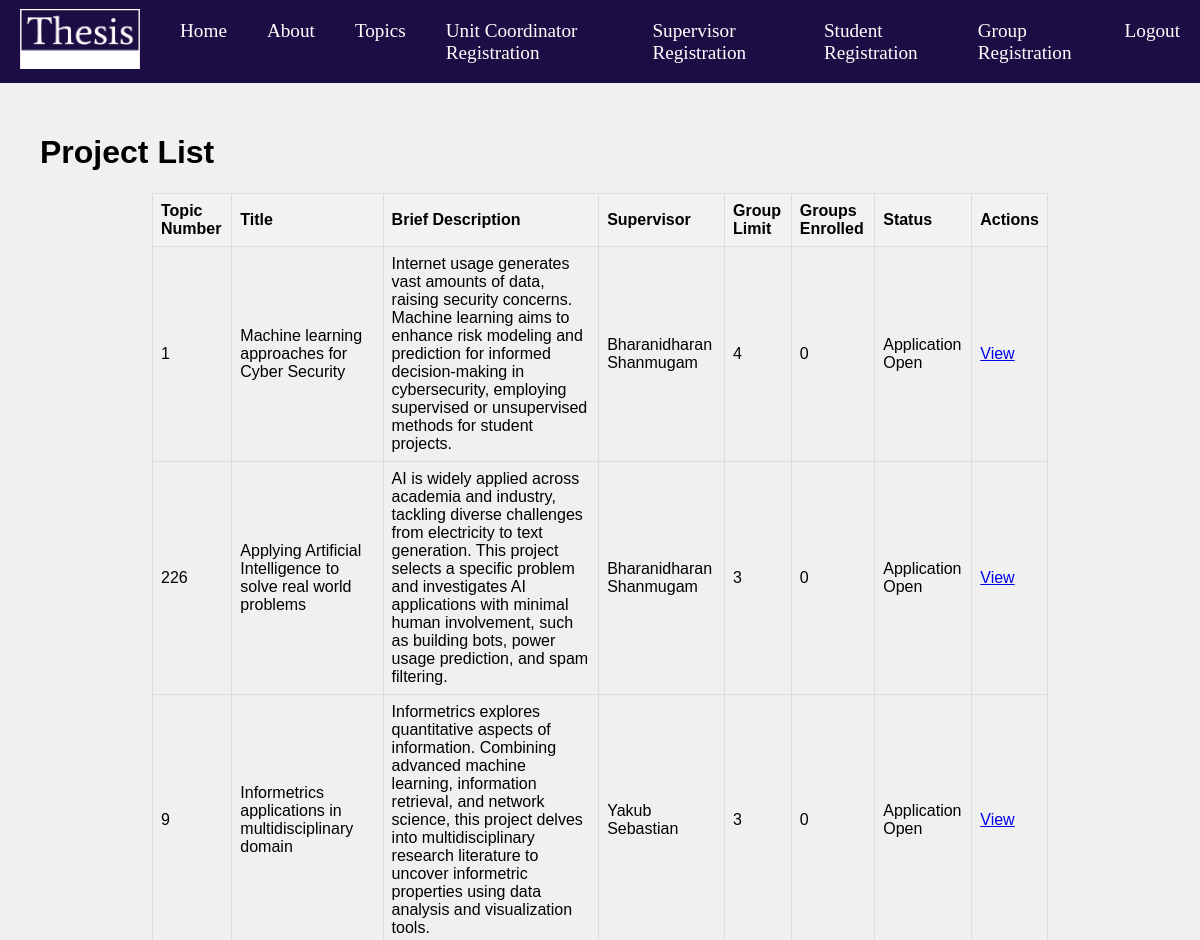
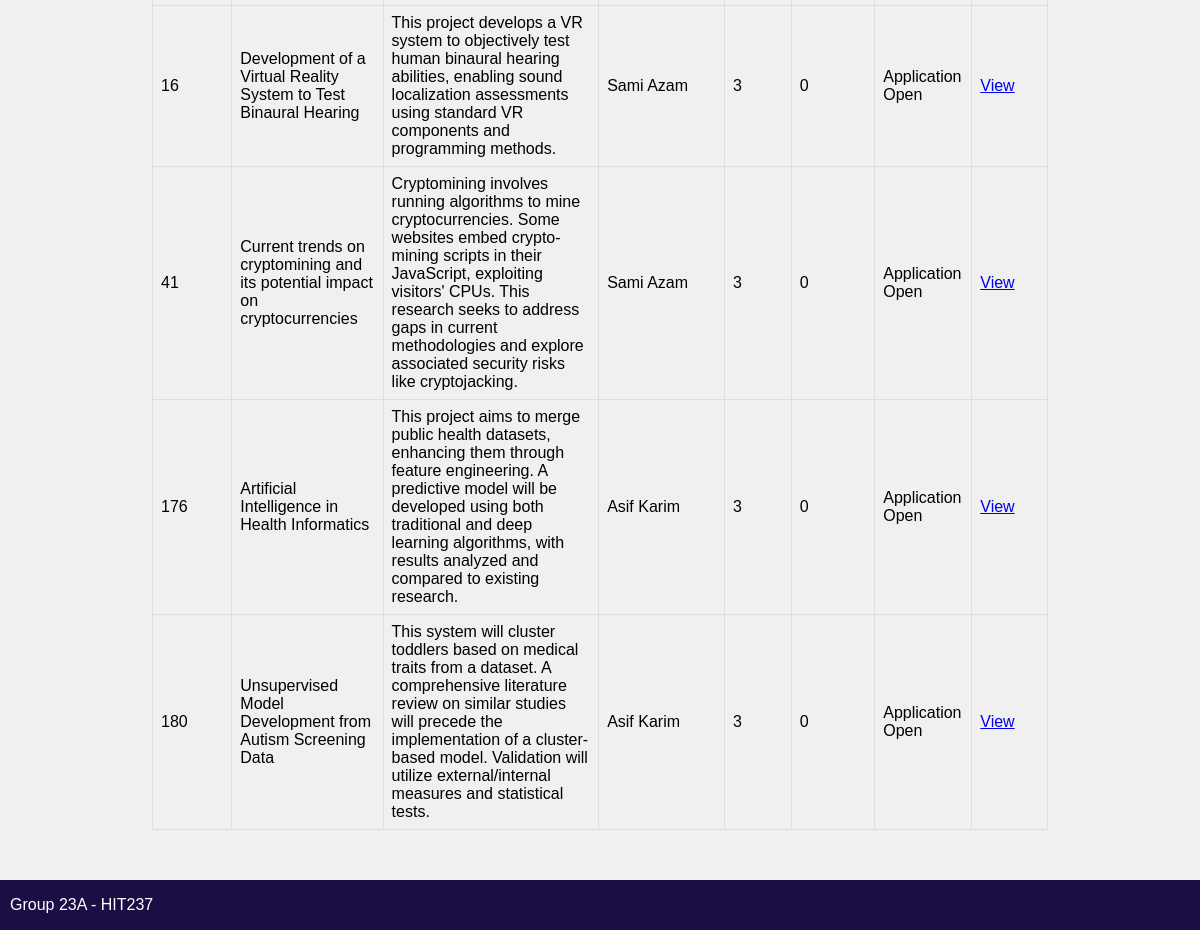
The page /topics/ (signed in) on the database its author committed (2 pictures, top to bottom).
### proj_app/models.py (models this page shows, shortened)
class Topic(models.Model):
    CATEGORY_CHOICES = [
        ('AI_ML_DS', 'Artificial Intelligence, Machine Learning and Data Science'),
        ('BIOMED', 'Biomedical Engineering and Health Informatics'),
        ('CYBER_SEC', 'Cyber Security'),
        ('ML_DS', 'Machine Learning and Data Science'),
    ]
    topicID = models.CharField(max_length=4, primary_key=True)
    title = models.CharField(max_length=90)
    description = models.CharField(max_length=1500)
    brief_description = models.CharField(max_length=700)
    category = models.CharField(max_length=80, choices=CATEGORY_CHOICES)
    supervisor = models.ForeignKey(SupervisorProfile, on_delete=models.SET_NULL, related_name='topics', null=True)
    group_limit = models.PositiveIntegerField(default=3)
    cas = models.BooleanField(default=False)
    syd = models.BooleanField(default=False)
    external = models.BooleanField(default=False)
    chem_eng = models.BooleanField(default=False)
    cns_eng = models.BooleanField(default=False)
    eee = models.BooleanField(default=False)
    mech_eng = models.BooleanField(default=False)
    cs = models.BooleanField(default=False)
    cyb_sec = models.BooleanField(default=False)
    data_sc = models.BooleanField(default=False)
    is_ds = models.BooleanField(default=False)
    seng = models.BooleanField(default=False)
    is_approved = models.BooleanField(default=False)
    removal_requested = models.BooleanField(default=False)
    pending_approval = models.BooleanField(default=False)  # New field for pending approval
    def current_group_count(self):
        return self.groups.count()

class SupervisorProfile(models.Model):
    user = models.OneToOneField(CustomUser, on_delete=models.CASCADE, primary_key=True)
    name = models.CharField(max_length=100)
    email = models.EmailField()
    def __str__(self):
        return self.name

### proj_app/views.py (the view)
# urls.py: path('topics/', views.list_topics, name='list_topics'),
def list_topics(request):
    topics = Topic.objects.filter(is_approved=True)
    return render(request, app_name +'topic_list.html', {'topics': topics})

### proj_app/templates/proj_app/topic_list.html (shortened to what this page needs)
{% extends "proj_app/site_base.html" %}
{% block page_heading %}
    <h1>Project List</h1>
{% endblock %}
{% block main_body %}
    <table>
        <thead>
            <tr>
                <th>Topic Number</th>
                <th>Title</th>
                <th>Brief Description</th>
                <th>Supervisor</th>
                <th>Group Limit</th>
                <th>Groups Enrolled</th>
                <th>Status</th>
                {% if user.is_authenticated %}
                    <th colspan="3">Actions</th>
                {% endif %}
            </tr>
        </thead>
        <tbody>
            {% for topic in topics %}
                <tr>
                    <td>{{ topic.topicID }}</td>
                    <td>{{ topic.title }}</td>
                    <td>{{ topic.brief_description }}</td>
                    <td>{{ topic.supervisor }}</td>
                    <td>{{ topic.group_limit }}</td>
                    <td>{{ topic.current_group_count }}</td>
                    <td>
                        {% if user.is_authenticated and user.user_type == 'supervisor' and topic.supervisor.user == user %}
                            {% if topic.pending_approval %}
                                Pending Approval
                            {% elif topic.removal_requested %}
                                Removal Requested
                            {% else %}
                                Approved
                            {% endif %}
                        {% else %}
                            {% if topic.current_group_count >= topic.group_limit %}
                                Group Limit Reached
                            {% else %}
                                Application Open
                            {% endif %}
                        {% endif %}
                    </td>
                    <td><a href="{% url 'view_topic' topic.topicID %}">View</a></td>
                </tr>
            {% endfor %}
        </tbody>
    </table>
{% endblock %}

### proj_app/static/proj_app/css/styles.css (style rules this page uses)
body { font-family: Arial, sans-serif; display: block; margin: 0; padding: 0; background-color: #f0f0f0; }
body h1 { margin-left: 20px; }
table { width: 80%; border-collapse: collapse; margin: 20px auto; }
th, td { border: 1px solid #ddd; padding: 8px; text-align: left; }
th { background-color: #f2f2f2; }

### rows shown on the page
Topic: topicID "1", title "Machine learning approaches for Cyber Security", brief_description "Internet usage generates vast amounts of data, raising security concerns. Machine learning aims to enhance risk modeling and prediction for informed decision-making in cybersecurity, employing supervised or unsupervised methods for student projects.", supervisor "Bharanidharan Shanmugam", group_limit "4", current_group_count "0", shows "Application Open"
Topic: topicID "226", title "Applying Artificial Intelligence to solve real world problems", brief_description "AI is widely applied across academia and industry, tackling diverse challenges from electricity to text generation. This project selects a specific problem and investigates AI applications with minimal human involvement, such as building bots, power usage prediction, and spam filtering.", supervisor "Bharanidharan Shanmugam", group_limit "3", current_group_count "0", shows "Application Open"
Topic: topicID "9", title "Informetrics applications in multidisciplinary domain", brief_description "Informetrics explores quantitative aspects of information. Combining advanced machine learning, information retrieval, and network science, this project delves into multidisciplinary research literature to uncover informetric properties using data analysis and visualization tools.", supervisor "Yakub Sebastian", group_limit "3", current_group_count "0", shows "Application Open"
Topic: topicID "16", title "Development of a Virtual Reality System to Test Binaural Hearing", brief_description "This project develops a VR system to objectively test human binaural hearing abilities, enabling sound localization assessments using standard VR components and programming methods.", supervisor "Sami Azam", group_limit "3", current_group_count "0", shows "Application Open"
Topic: topicID "41", title "Current trends on cryptomining and its potential impact on cryptocurrencies", brief_description "Cryptomining involves running algorithms to mine cryptocurrencies. Some websites embed crypto-mining scripts in their JavaScript, exploiting visitors' CPUs. This research seeks to address gaps in current methodologies and explore associated security risks like cryptojacking.", supervisor "Sami Azam", group_limit "3", current_group_count "0", shows "Application Open"
Topic: topicID "176", title "Artificial Intelligence in Health Informatics", brief_description "This project aims to merge public health datasets, enhancing them through feature engineering. A predictive model will be developed using both traditional and deep learning algorithms, with results analyzed and compared to existing research.", supervisor "Asif Karim", group_limit "3", current_group_count "0", shows "Application Open"
Topic: topicID "180", title "Unsupervised Model Development from Autism Screening Data", brief_description "This system will cluster toddlers based on medical traits from a dataset. A comprehensive literature review on similar studies will precede the implementation of a cluster-based model. Validation will utilize external/internal measures and statistical tests.", supervisor "Asif Karim", group_limit "3", current_group_count "0", shows "Application Open"
